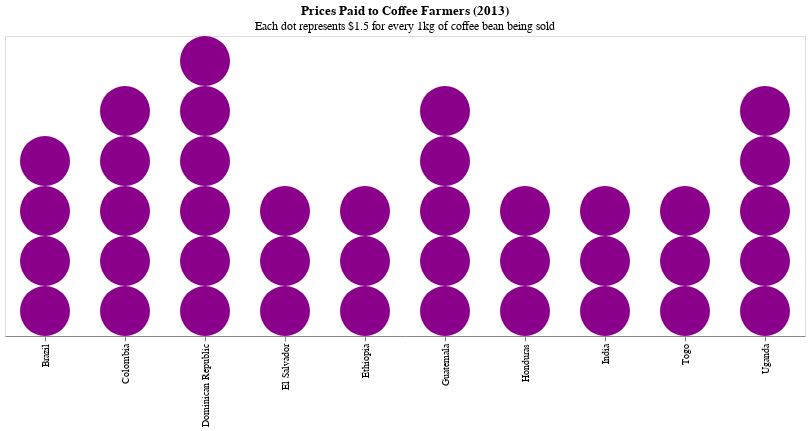

Describe this chart as a Vega-Lite specification.
### Vega-Lite specification from a JSON file in a GitHub repository (floating-point values rounded to 4 significant figures)
{"$schema": "https://vega.github.io/schema/vega-lite/v5.json", "description": "A Wilkinson Dot Plot", "title": {"text": "Prices Paid to Coffee Farmers (2013)", "subtitle": "Each dot represents $1.5 for every 1kg of coffee bean being sold"}, "width": 800, "height": 300, "data": {"values": ["Colombia", "Colombia", "Colombia", "Colombia", "Colombia", "Dominican Republic", "Dominican Republic", "Dominican Republic", "Dominican Republic", "Dominican Republic", "Dominican Republic", "El Salvador", "El Salvador", "El Salvador", "Guatemala", "Guatemala", "Guatemala", "Guatemala", "Guatemala", "Honduras", "Honduras", "Honduras", "Uganda", "Uganda", "Uganda", "Brazil", "Brazil", "Brazil", "Brazil", "Ethiopia", "Ethiopia", "Ethiopia", "India", "India", "India", "Togo", "Togo", "Togo", "Uganda", "Uganda"]}, "transform": [{"window": [{"op": "rank", "as": "id"}], "groupby": ["data"]}], "mark": {"type": "circle", "opacity": 1, "size": 2500, "color": "darkmagenta"}, "encoding": {"x": {"field": "data", "type": "ordinal", "title": null}, "y": {"field": "id", "type": "ordinal", "sort": "descending", "axis": null}}}
